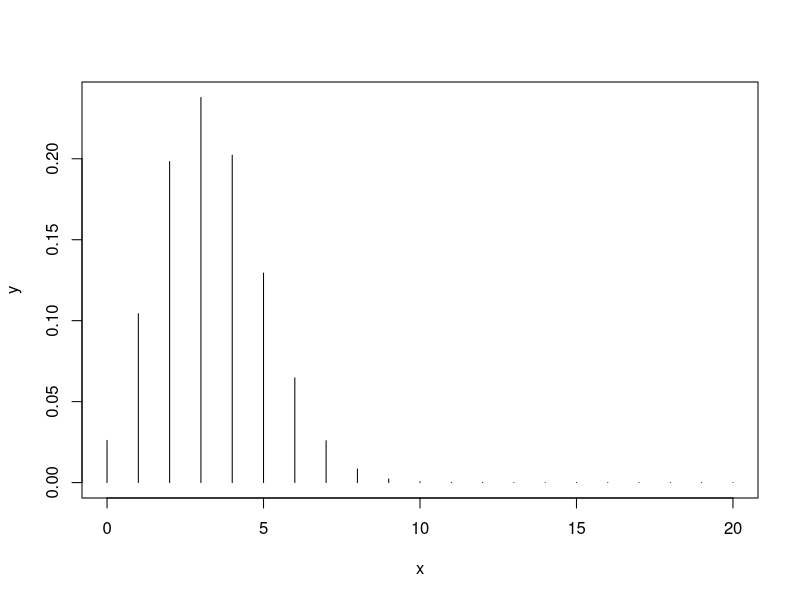
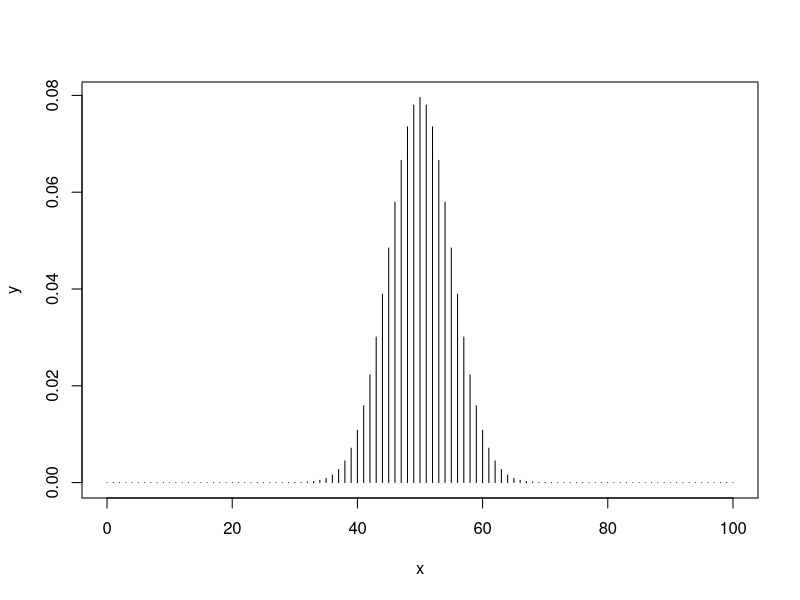

R code for these plots, in order:
## ---- chunk 1
dbinom(x=4, size=20, prob=1/6)
## ---- chunk 2
dbinom(4, 20, 1/6)
## ---- chunk 3
x <- seq(0, 20, by=1) #create sample of 20 numbers incremented by 1
y <- dbinom(x, 20, 1/6) #create binomial distribution
plot(x, y, type='h') #plot graph
## ---- chunk 4
x <- seq(0, 100, by=1) #create sample of 20 numbers incremented by 1
y <- dbinom(x, 100, 1/2) #create binomial distribution
plot(x, y, type='h') #plot graph
## ---- chunk 5
dbinom(4, 20, 1/6) +
  dbinom(3, 20, 1/6) +
  dbinom(2, 20, 1/6) +
  dbinom(1, 20, 1/6) 
## ---- chunk 6
pbinom(4, 20, 1/6)
## ---- chunk 7
qbinom(p=0.75, size=20, prob=1/6)
